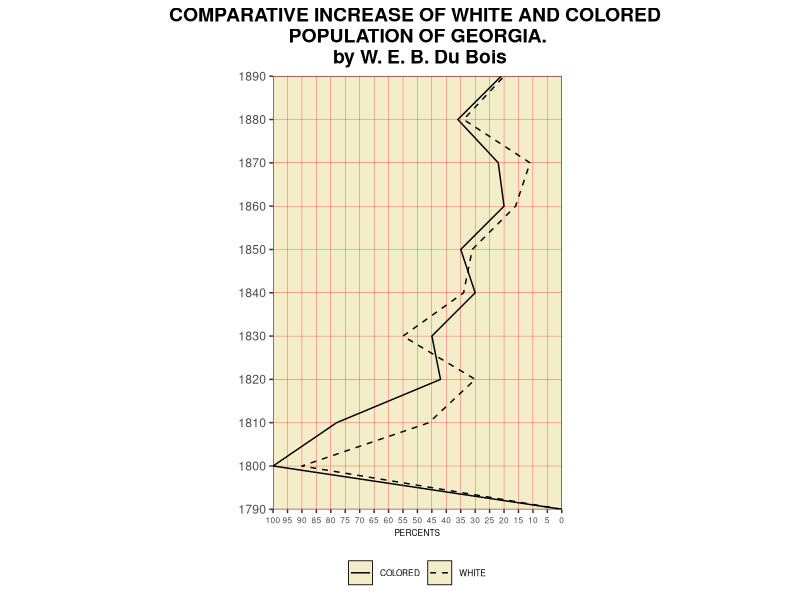
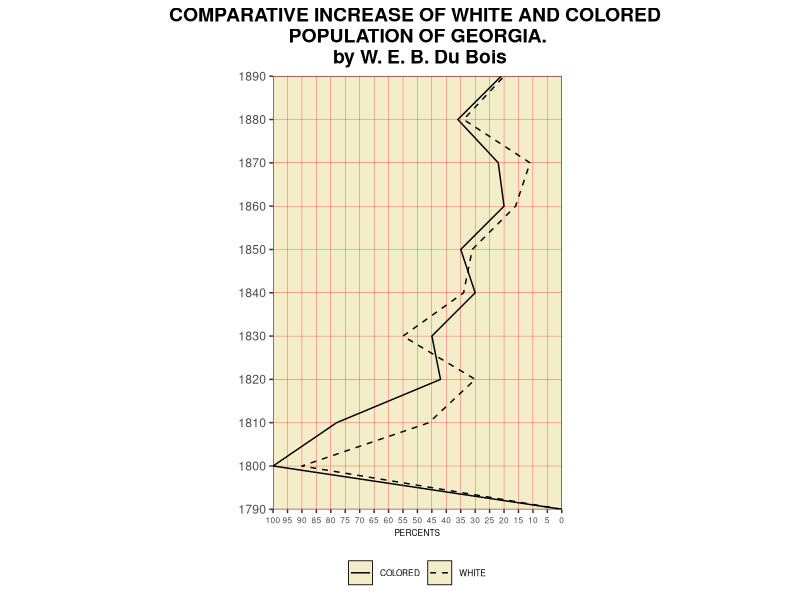

Generate these figures, in order, with R:
library(MASS) 
library(reshape2) 
library(ggplot2)
challenge1<- read.csv('challenge1.csv')
melt_challengeData <- melt(challenge1, id = c("Year"))

p1 <- ggplot(melt_challengeData, aes(x=Year, y=value, group=variable)) + geom_line(aes(linetype=variable))

p2 <- p1 + scale_linetype_manual(values=c("solid", "dashed"),labels = c('COLORED','WHITE')) + ggtitle('COMPARATIVE INCREASE OF WHITE AND COLORED \n POPULATION OF GEORGIA. \n by W. E. B. Du Bois') + ylab('PERCENTS')

p3 <- p2 + theme(panel.background = element_rect(fill = "#F4EDCA",colour = "black",size = 0.3, linetype = "solid"),panel.grid.major = element_line(size = 0.1, linetype = 'solid',colour = "red"),panel.grid.minor = element_blank()) 

p4 <- p3 + scale_x_continuous(limits=c(1790, 1890), breaks = seq(1790, 1890,10), expand = c(0, 0)) + scale_y_reverse(limits=c(100,0), breaks = seq(0,100,5), expand = c(0, 0)) + coord_flip() 

p5 <- p4 + theme(text = element_text(family = "sans"),aspect.ratio=1.5, plot.title = element_text(hjust = 0.5, size=14, face='bold'),legend.position="bottom",legend.text=element_text(size=6), legend.title=element_blank(), axis.text.x=element_text(size=6), axis.title.x=element_text(size=6), axis.title.y = element_blank()) 

p5
ggsave('Challenge1_DuBois_LineGraph.pdf', width = 20, height = 20, units = "cm")

